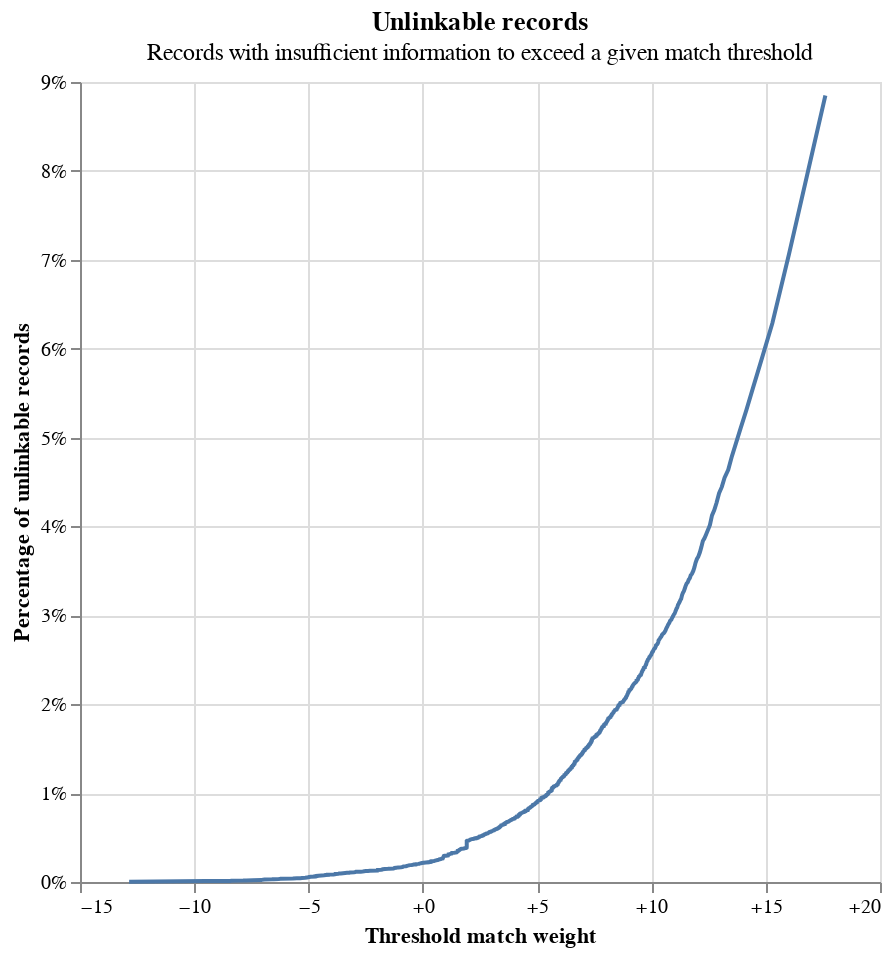

Notebook code cell kept with this figure:
### Code cell
linker.unlinkables_chart()

### Figure 1 — Vega-Lite specification as saved in the notebook (floating-point values rounded to 4 significant figures; data arrays with more than 128 entries replaced by an {"elided": "..."} marker saying what was removed)
{"$schema": "https://vega.github.io/schema/vega-lite/v4.8.1.json", "config": {"view": {"continuousHeight": 300, "continuousWidth": 400}}, "data": {"values": {"elided": "1031 records"}}, "height": 400, "layer": [{"encoding": {"x": {"axis": {"format": "+", "title": "Threshold match weight"}, "field": "match_weight", "type": "quantitative"}, "y": {"axis": {"format": "%", "title": "Percentage of unlinkable records"}, "field": "cum_prop", "type": "quantitative"}}, "mark": "line"}, {"encoding": {"opacity": {"value": 0}, "tooltip": [{"field": "match_weight", "format": "+.5", "title": "Match weight", "type": "quantitative"}, {"field": "match_probability", "format": ".5", "title": "Match probability", "type": "quantitative"}, {"field": "cum_prop", "format": ".3%", "title": "Proportion of unlinkable records", "type": "quantitative"}], "x": {"field": "match_weight", "type": "quantitative"}, "y": {"field": "cum_prop", "type": "quantitative"}}, "mark": "point", "selection": {"selector112": {"empty": "none", "fields": ["match_weight", "cum_prop"], "nearest": true, "on": "mouseover", "type": "single"}}}, {"encoding": {"opacity": {"condition": {"selection": "selector112", "value": 1}, "value": 0}, "x": {"axis": {"title": "Threshold match weight"}, "field": "match_weight", "type": "quantitative"}, "y": {"axis": {"format": "%", "title": "Percentage of unlinkable records"}, "field": "cum_prop", "type": "quantitative"}}, "mark": "point"}, {"encoding": {"x": {"field": "match_weight", "type": "quantitative"}}, "mark": {"color": "gray", "type": "rule"}, "transform": [{"filter": {"selection": "selector112"}}]}, {"encoding": {"y": {"field": "cum_prop", "type": "quantitative"}}, "mark": {"color": "gray", "type": "rule"}, "transform": [{"filter": {"selection": "selector112"}}]}], "title": {"subtitle": "Records with insufficient information to exceed a given match threshold", "text": "Unlinkable records"}, "width": 400}
